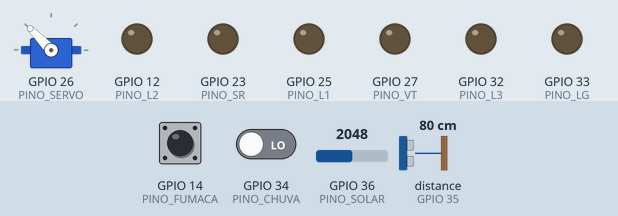
A sketch run on a simulated ESP32. Shown: servo, output pins drawn as LEDs (lit = HIGH). Wiring (inferred from the names in the program): ultrasonic range finder: trigger GPIO 13; echo GPIO 35. The inputs (shaded band) are chosen by the test bench; at power-on: distance to the obstacle (sensor on GPIO 35) 80 cm, GPIO 34 (PINO_CHUVA) LOW, GPIO 14 (PINO_FUMACA) HIGH, GPIO 36 (PINO_SOLAR) = 2048. The echo pulse lasts 58.3 µs per cm; WiFi joins after 1.5 s; servers stay silent unless stated; servo pulses on a pin are drawn as a servo (544–2400 µs = 0–180°); pins used as bus, display or sensor lines are not drawn; what the sketch prints to the serial monitor is not drawn.

Above: at 2.7 s.
2.8 s: distance to the obstacle (sensor on GPIO 35) set to 6 cm
4.3 s: distance to the obstacle (sensor on GPIO 35) set to 3 cm
At 5.3 s:
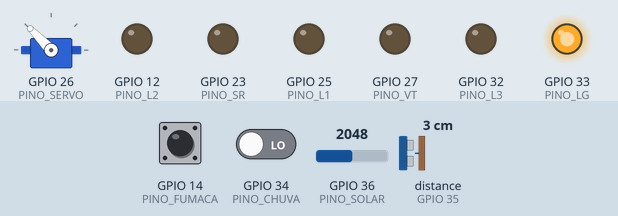
5.9 s: GPIO 34 (PINO_CHUVA) driven HIGH
At 6.5 s:
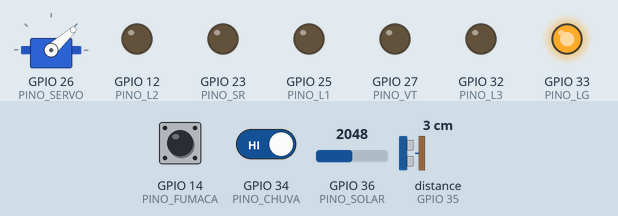
7.7 s: GPIO 14 (PINO_FUMACA) pulled LOW for 1 s
At 8.7 s:
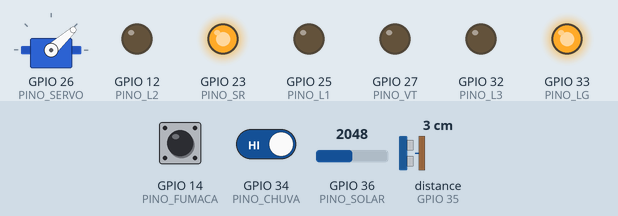
10.4 s: distance to the obstacle (sensor on GPIO 35) set to 9 cm
At 11.6 s:
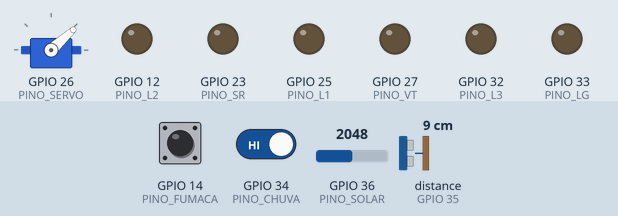
12.0 s: GPIO 14 (PINO_FUMACA) pulled LOW for 3.2 s
At 13.4 s:
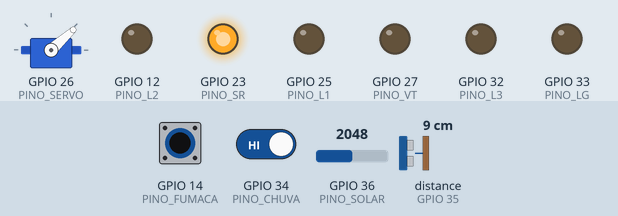
Timing chart, 0 to 16.7 s (numbered marks = the images above; inputs shaded):
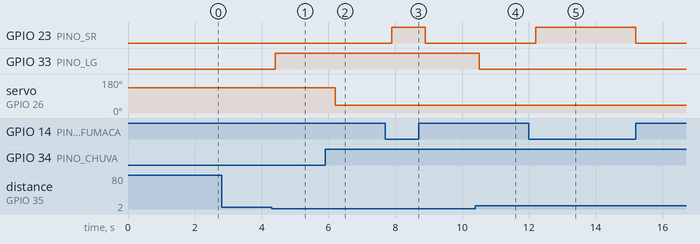

Measured:
- the behaviour switches between 5 and 4 cm on distance to the obstacle (sensor on GPIO 35) (found by bisection; images 0 and 1)
- after the input at 2.8 s, every drawn part: stays the same
- after the input at 4.3 s, GPIO 33 (PINO_LG): LOW → HIGH after 0.11 s
- after the input at 5.9 s, servo on GPIO 26 (PINO_SERVO): 134° → 42° after 0.30 s
- after the input at 7.7 s, GPIO 23 (PINO_SR): LOW → HIGH after 0.20 s, → LOW 1.0 s later
- after the input at 10.4 s, GPIO 33 (PINO_LG): HIGH → LOW after 0.12 s
- after the input at 12.0 s, GPIO 23 (PINO_SR): LOW → HIGH after 0.20 s, → LOW 3.0 s later

The sketch:

maquete_iot.ino
```cpp
/*
  Maquete IoT
  Firmware do ESP32, versão SEM Alexa.

  Placa: DOIT ESP32 DEVKIT V1 (pacote "esp32" da Espressif, versão 2.x ou 3.x)
  Bibliotecas: apenas as que vêm com o pacote esp32.

  A página web fica em pagina.h. Depois de alterar web/index.html, rode:
      python3 tools/gerar_pagina.py

  Rede: com WIFI_SSID preenchido, o ESP32 entra nessa rede. Se não conseguir
  em 15 s (ou com WIFI_SSID vazio), cria a própria rede AP_SSID e a página
  fica em http://192.168.4.1. Na rede local, acesse http://maquete.local
  ou o IP mostrado no monitor serial (115200).
*/
#include <WiFi.h>
#include <WebServer.h>
#include <ESPmDNS.h>
#include <esp_arduino_version.h>
#include "pagina.h"

// ---------------- Rede ----------------
const char* WIFI_SSID  = "Casa_IoT";
const char* WIFI_SENHA = "12345678";
const char* AP_SSID    = "Maquete-IoT";
const char* AP_SENHA   = "senai2026";     // mínimo de 8 caracteres
const char* NOME_MDNS  = "maquete";       // http://maquete.local

// ---------------- Pinos (ver HARDWARE.md) ----------------
const int PINO_L1 = 25, PINO_L2 = 12, PINO_L3 = 32;   // lâmpadas da casa
const int PINO_LG = 33;                               // luz da garagem (BC337)
const int PINO_VT = 27;                               // ventilador (BC337)
const int PINO_SR = 23;                               // sirene (NPN)
const int PINO_SERVO = 26;                            // varal (SG90)
const int PINO_TRIG = 13, PINO_ECHO = 35;             // HC-SR04 (ECHO com divisor)
const int PINO_CHUVA = 34;                            // DO do módulo de chuva
const int CHUVA_NIVEL = HIGH;                         // nível do DO com chuva (troque para LOW se inverter)
const int PINO_FUMACA = 14;                           // contato NA do relé, BAIXO = fumaça
const int PINO_SOLAR = 36;                            // ADC1, divisor 3:1

// ---------------- Ajustes ----------------
const int   LIM_LUZ  = 30;        // % abaixo do qual o ambiente está escuro
const int   LIM_TEMP = 28;        // °C acima do qual o ventilador liga
const float LIM_DIST = 5.0;       // cm abaixo do qual há carro estacionado
const unsigned long SIRENE_MS = 3000;  // a sirene silencia sozinha depois deste tempo
const float DIVISOR_SOLAR = 3.0;  // tensão do painel = tensão no pino x divisor
const int   SERVO_ANG_ESTENDIDO = 135;   // ângulo do servo com o varal estendido (fora da casa)
const int   SERVO_ANG_RECOLHIDO = 45;    // ângulo do servo com o varal recolhido (dentro da casa)
const int   SERVO_US_0   = 500;          // pulso do servo em 0°
const int   SERVO_US_180 = 2400;         // pulso do servo em 180°
const int   SERVO_CANAL = 0;             // canal LEDC (só usado no pacote 2.x)

// ---------------- Estado ----------------
// Os nomes seguem o JSON da página (README, "Contrato da API").
struct Estado {
  bool L1, L2, L3, VT, VR, LG, SR;   // cargas (VR: false = estendido, true = recolhido)
  bool CH, FU;                       // sensores digitais
  float US, FV;                      // distância (cm) e tensão do painel (V)
  int luz, temp;                     // ambiente simulado pelos sliders da página
  bool aLuz, aVent, aVaral, aGar, aSir;  // automações
};
Estado S = { false, false, false, false, false, false, false,
             false, false, 99.0, 0.0,
             80, 24,
             true, true, true, true, true };

struct Condicoes { bool escuro, quente, carro, chuva, fumaca; };
Condicoes anterior;

// Filtro contra repique das entradas digitais
struct Filtro { bool estavel, bruto; unsigned long desde; };

WebServer server(80);

// =========================================================
// Saídas
// =========================================================
void servoIniciar() {
#if ESP_ARDUINO_VERSION_MAJOR >= 3
  ledcAttach(PINO_SERVO, 50, 16);
#else
  ledcSetup(SERVO_CANAL, 50, 16);
  ledcAttachPin(PINO_SERVO, SERVO_CANAL);
#endif
}

void servoPulso(int us) {
  uint32_t duty = (uint32_t)us * 65535UL / 20000UL;   // período de 20 ms
#if ESP_ARDUINO_VERSION_MAJOR >= 3
  ledcWrite(PINO_SERVO, duty);
#else
  ledcWrite(SERVO_CANAL, duty);
#endif
}

void aplicarSaidas() {
  digitalWrite(PINO_L1, S.L1);
  digitalWrite(PINO_L2, S.L2);
  digitalWrite(PINO_L3, S.L3);
  digitalWrite(PINO_LG, S.LG);
  digitalWrite(PINO_VT, S.VT);
  digitalWrite(PINO_SR, S.SR);

  static int servoAtual = -1;
  int angulo = S.VR ? SERVO_ANG_RECOLHIDO : SERVO_ANG_ESTENDIDO;
  int alvo = map(angulo, 0, 180, SERVO_US_0, SERVO_US_180);
  if (alvo != servoAtual) {
    servoPulso(alvo);
    servoAtual = alvo;
  }
}

// =========================================================
// Automações: reagem à MUDANÇA de condição, então um comando
// manual vale até a condição mudar de novo.
// =========================================================
Condicoes lerCondicoes() {
  return { S.luz < LIM_LUZ, S.temp > LIM_TEMP, S.US < LIM_DIST, S.CH, S.FU };
}

void aplicarAutomacoes() {
  Condicoes c = lerCondicoes();
  if (S.aLuz && c.escuro != anterior.escuro) S.L1 = S.L2 = S.L3 = c.escuro;
  if (S.aVent && c.quente != anterior.quente) S.VT = c.quente;
  if (S.aVaral && c.chuva != anterior.chuva) S.VR = c.chuva;
  if (S.aGar && c.carro != anterior.carro) S.LG = c.carro;
  if (S.aSir && c.fumaca != anterior.fumaca) S.SR = c.fumaca;
  anterior = c;
}

// Toda vez que a sirene liga (automação, página ou botão), ela silencia após SIRENE_MS.
void limitarSirene() {
  static bool antes = false;
  static unsigned long desde = 0;
  if (S.SR && !antes) desde = millis();
  if (S.SR && millis() - desde >= SIRENE_MS) S.SR = false;
  antes = S.SR;
}

// Ao ligar uma automação, a carga acompanha a condição atual.
void sincronizarAutomacao(const String& chave) {
  Condicoes c = lerCondicoes();
  if (chave == "aLuz") S.L1 = S.L2 = S.L3 = c.escuro;
  else if (chave == "aVent") S.VT = c.quente;
  else if (chave == "aVaral") S.VR = c.chuva;
  else if (chave == "aGar") S.LG = c.carro;
  else if (chave == "aSir") S.SR = c.fumaca;
}

// =========================================================
// Sensores
// =========================================================
// Só aceita a nova leitura depois que ela se mantém por 'ms'.
bool filtrar(Filtro& f, bool leitura, unsigned long ms) {
  if (leitura != f.bruto) { f.bruto = leitura; f.desde = millis(); }
  else if (leitura != f.estavel && millis() - f.desde >= ms) f.estavel = leitura;
  return f.estavel;
}

Filtro filtroChuva = { false, false, 0 };
Filtro filtroFumaca = { false, false, 0 };

float medirDistancia() {
  digitalWrite(PINO_TRIG, LOW);
  delayMicroseconds(2);
  digitalWrite(PINO_TRIG, HIGH);
  delayMicroseconds(10);
  digitalWrite(PINO_TRIG, LOW);
  unsigned long us = pulseIn(PINO_ECHO, HIGH, 6000);   // até ~1 m
  return us == 0 ? 99.0 : us / 58.0;
}

float mediana3(float a, float b, float c) {
  return max(min(a, b), min(max(a, b), c));
}

void lerSensores() {
  static unsigned long tDist = 0, tSolar = 0;
  static float d[3] = { 99, 99, 99 };
  static int i = 0;

  S.CH = filtrar(filtroChuva, digitalRead(PINO_CHUVA) == CHUVA_NIVEL, 300);
  S.FU = filtrar(filtroFumaca, digitalRead(PINO_FUMACA) == LOW, 200);

  if (millis() - tDist >= 100) {
    tDist = millis();
    d[i] = medirDistancia();
    i = (i + 1) % 3;
    S.US = mediana3(d[0], d[1], d[2]);
  }

  if (millis() - tSolar >= 500) {
    tSolar = millis();
    uint32_t mv = 0;
    for (int k = 0; k < 8; k++) mv += analogReadMilliVolts(PINO_SOLAR);
    S.FV = mv / 8 / 1000.0 * DIVISOR_SOLAR;
  }
}

// =========================================================
// Web
// =========================================================
String estadoJson() {
  char b[420];
  snprintf(b, sizeof b,
    "{\"L1\":%d,\"L2\":%d,\"L3\":%d,\"VT\":%d,\"VR\":%d,\"LG\":%d,\"SR\":%d,"
    "\"CH\":%d,\"FU\":%d,\"US\":%.1f,\"FV\":%.2f,\"luz\":%d,\"temp\":%d,"
    "\"aLuz\":%d,\"aVent\":%d,\"aVaral\":%d,\"aGar\":%d,\"aSir\":%d,"
    "\"lim\":{\"luz\":%d,\"temp\":%d,\"dist\":%.1f,\"sirene\":%lu}}",
    S.L1, S.L2, S.L3, S.VT, S.VR, S.LG, S.SR,
    S.CH, S.FU, S.US, S.FV, S.luz, S.temp,
    S.aLuz, S.aVent, S.aVaral, S.aGar, S.aSir,
    LIM_LUZ, LIM_TEMP, LIM_DIST, SIRENE_MS / 1000);
  return String(b);
}

// Aplica um comando vindo da página. Retorna false se o id não existir.
bool definir(const String& id, float v) {
  bool b = v != 0;
  if      (id == "L1") S.L1 = b;
  else if (id == "L2") S.L2 = b;
  else if (id == "L3") S.L3 = b;
  else if (id == "VT") S.VT = b;
  else if (id == "VR") S.VR = b;
  else if (id == "LG") S.LG = b;
  else if (id == "SR") S.SR = b;
  else if (id == "luz")  S.luz  = constrain((int)v, 0, 100);
  else if (id == "temp") S.temp = constrain((int)v, 15, 40);
  else if (id == "aLuz")   { S.aLuz = b;   if (b) sincronizarAutomacao(id); }
  else if (id == "aVent")  { S.aVent = b;  if (b) sincronizarAutomacao(id); }
  else if (id == "aVaral") { S.aVaral = b; if (b) sincronizarAutomacao(id); }
  else if (id == "aGar")   { S.aGar = b;   if (b) sincronizarAutomacao(id); }
  else if (id == "aSir")   { S.aSir = b;   if (b) sincronizarAutomacao(id); }
  else return false;
  aplicarAutomacoes();
  aplicarSaidas();
  return true;
}

void rotaPagina() {
  server.send_P(200, "text/html; charset=utf-8", PAGINA_HTML, sizeof(PAGINA_HTML) - 1);
}

void rotaEstado() {
  server.sendHeader("Cache-Control", "no-store");
  server.send(200, "application/json", estadoJson());
}

void rotaSet() {
  String id = server.arg("id");
  if (!server.hasArg("v") || !definir(id, server.arg("v").toFloat())) {
    server.send(400, "text/plain", "Comando inválido: id=" + id);
    return;
  }
  rotaEstado();
}

void configurarRotas() {
  server.on("/", HTTP_GET, rotaPagina);
  server.on("/api/estado", HTTP_GET, rotaEstado);
  server.on("/api/set", HTTP_POST, rotaSet);
  server.onNotFound([]() { server.send(404, "text/plain", "Página não encontrada"); });
}

// =========================================================
// Wi-Fi
// =========================================================
void conectarWifi() {
  if (strlen(WIFI_SSID) > 0) {
    WiFi.mode(WIFI_STA);
    WiFi.begin(WIFI_SSID, WIFI_SENHA);
    Serial.printf("Conectando a %s", WIFI_SSID);
    unsigned long inicio = millis();
    while (WiFi.status() != WL_CONNECTED && millis() - inicio < 15000) {
      delay(250);
      Serial.print('.');
    }
    Serial.println();
    if (WiFi.status() == WL_CONNECTED) {
      WiFi.setSleep(false);
      Serial.printf("Conectado. Abra http://%s ou http://%s.local\n",
                    WiFi.localIP().toString().c_str(), NOME_MDNS);
      return;
    }
    Serial.println("Não foi possível entrar na rede. Criando rede própria.");
  }
  WiFi.mode(WIFI_AP);
  WiFi.softAP(AP_SSID, AP_SENHA);
  Serial.printf("Rede \"%s\" (senha %s). Abra http://%s\n",
                AP_SSID, AP_SENHA, WiFi.softAPIP().toString().c_str());
}

// =========================================================
void setup() {
  Serial.begin(115200);

  const int saidas[] = { PINO_L1, PINO_L2, PINO_L3, PINO_LG, PINO_VT, PINO_SR, PINO_TRIG };
  for (int p : saidas) { pinMode(p, OUTPUT); digitalWrite(p, LOW); }
  pinMode(PINO_ECHO, INPUT);
  pinMode(PINO_CHUVA, INPUT);
  pinMode(PINO_FUMACA, INPUT_PULLUP);
  analogSetPinAttenuation(PINO_SOLAR, ADC_11db);
  servoIniciar();

  lerSensores();
  anterior = lerCondicoes();
  aplicarSaidas();

  conectarWifi();
  if (MDNS.begin(NOME_MDNS)) MDNS.addService("http", "tcp", 80);
  configurarRotas();
  server.begin();
}

void loop() {
  server.handleClient();
  lerSensores();
  aplicarAutomacoes();
  limitarSirene();
  aplicarSaidas();
}
```

Source omitted: pagina.h (47206 bytes)
